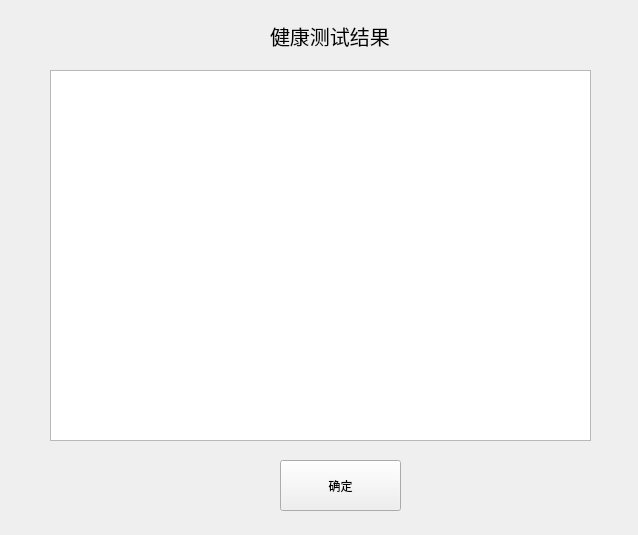
<?xml version="1.0" encoding="UTF-8"?>
<ui version="4.0">
 <class>healthtestoutcome</class>
 <widget class="QWidget" name="healthtestoutcome">
  <property name="geometry">
   <rect>
    <x>0</x>
    <y>0</y>
    <width>638</width>
    <height>535</height>
   </rect>
  </property>
  <property name="windowTitle">
   <string>Form</string>
  </property>
  <widget class="QTextEdit" name="testoutcome_info">
   <property name="geometry">
    <rect>
     <x>50</x>
     <y>70</y>
     <width>541</width>
     <height>371</height>
    </rect>
   </property>
  </widget>
  <widget class="QLabel" name="label_healthtestoutcome">
   <property name="geometry">
    <rect>
     <x>270</x>
     <y>10</y>
     <width>191</width>
     <height>51</height>
    </rect>
   </property>
   <property name="font">
    <font>
     <pointsize>15</pointsize>
    </font>
   </property>
   <property name="text">
    <string>健康测试结果</string>
   </property>
  </widget>
  <widget class="QPushButton" name="testoutcome">
   <property name="geometry">
    <rect>
     <x>280</x>
     <y>460</y>
     <width>121</width>
     <height>51</height>
    </rect>
   </property>
   <property name="text">
    <string>确定</string>
   </property>
  </widget>
 </widget>
 <resources/>
 <connections/>
</ui>
